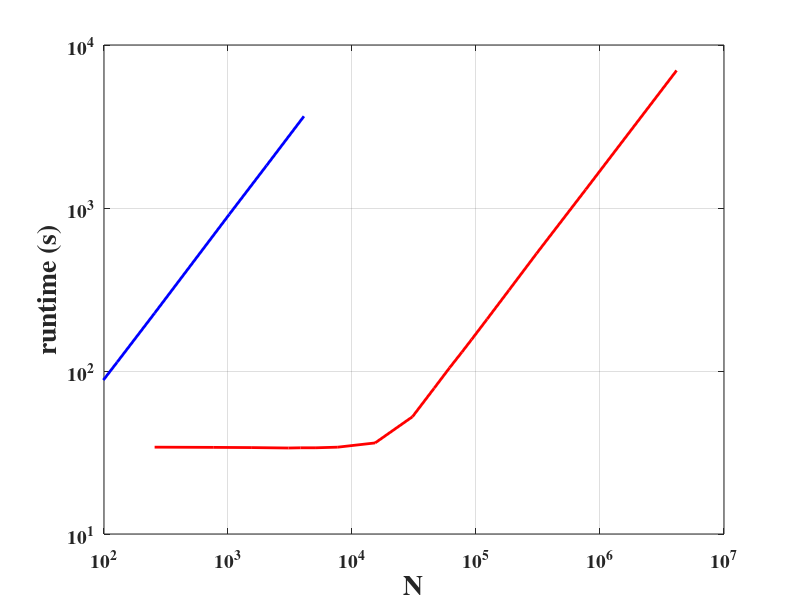

Write MATLAB code to recreate this figure.
function KellerMiksisRuntimeComparison

%y: transient only, z: full run

%mpgos...
mpgos.x = [256 768 1536 3072 3840 5120 7680 15360 30720 46080 61440 76800 92160 122880 184320 307200 768000 4147200];
%mpgos.y = [32.1 32.0 31.9 31.7 31.8 31.8 32.1 34.0 49.2 73.8 98.6 122.5 146.6 195.4 294.1 493.2 1221.5 6557.4];
mpgos.z = [34.1 34.0 33.9 33.7 33.8 33.8 34.1 36.2 52.4 78.6 105.0 130.3 156.0 208.1 313.1 524.7 1299.4 6977.5];

%CPU_KellerMiksis_julia.jl
julia_cpu.x = [4	8	16	32	64	128	256	1024 2048 4096 10000];
%julia_cpu.y = [4.114	7.288	13.803	26.862	53.259	105.801	222.343	853.743 1709.705	3384.723	8231.672863];
julia_cpu.z = [4.428	7.796	14.827	29.002	57.240	113.616	226.456	914.129392 1823.728	3652.775 NaN]; 

%GPU_KellerMiksis_julia.jl
julia_gpu.x = [4	8	16	32	64	128	256	512 1024];
julia_gpu.z = [3628.48 4645.76 6697.18 10074.9 15063.4 22195.2 31552 57664 80327]; 

fig=figure(1); hold on;
p1=plot(mpgos.x,mpgos.z);
p2=plot(julia_cpu.x,julia_cpu.z);
p3=plot(julia_gpu.x,julia_gpu.z);

set(gca,'XScale','log','YScale','log','XLim',[1e2 1e7],'YLim',[1e1 1e4],'XGrid','on','YGrid','on','Box','on','FontSize',14,'FontWeight','bold','FontName','Times');
set(p1,'Color',[1 0 0], 'LineStyle','-','LineWidth',2);
set(p2,'Color',[0 0 1], 'LineStyle','-','LineWidth',2);
set(p3,'Color',[0.5 0 0.5], 'LineStyle','-','LineWidth',2);

xlabel('N','FontSize',20,'FontWeight','bold','FontName','Times');
ylabel('runtime (s)','FontSize',20,'FontWeight','bold','FontName','Times');